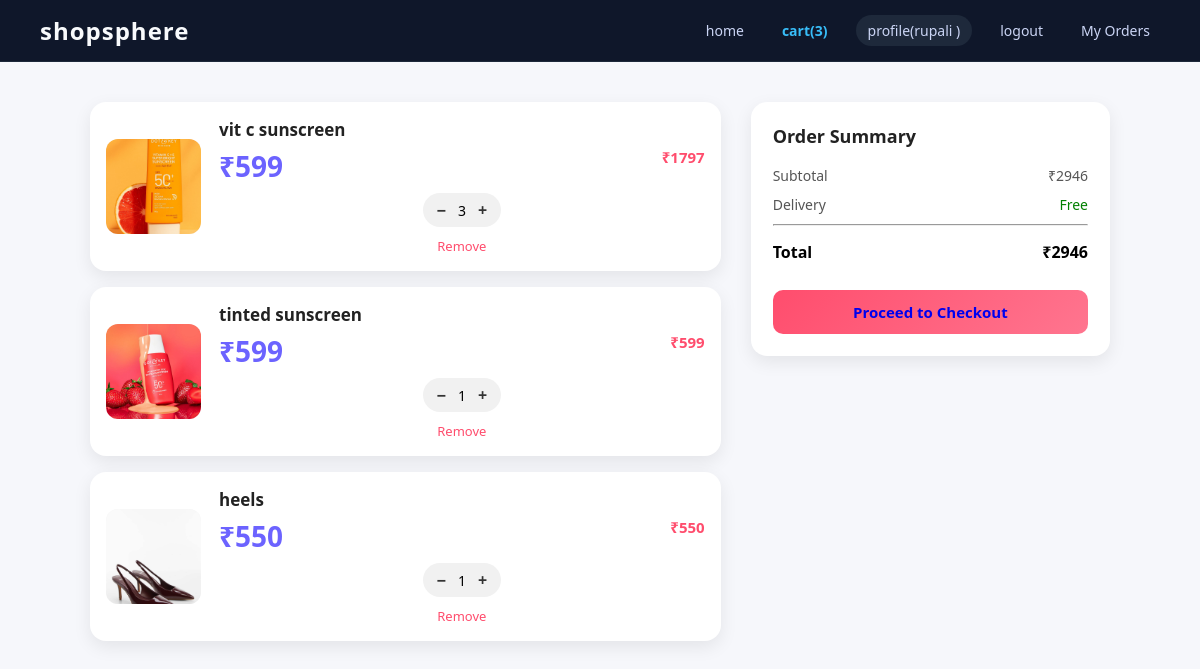
Page /cart/ (signed in) on the earlier database version.
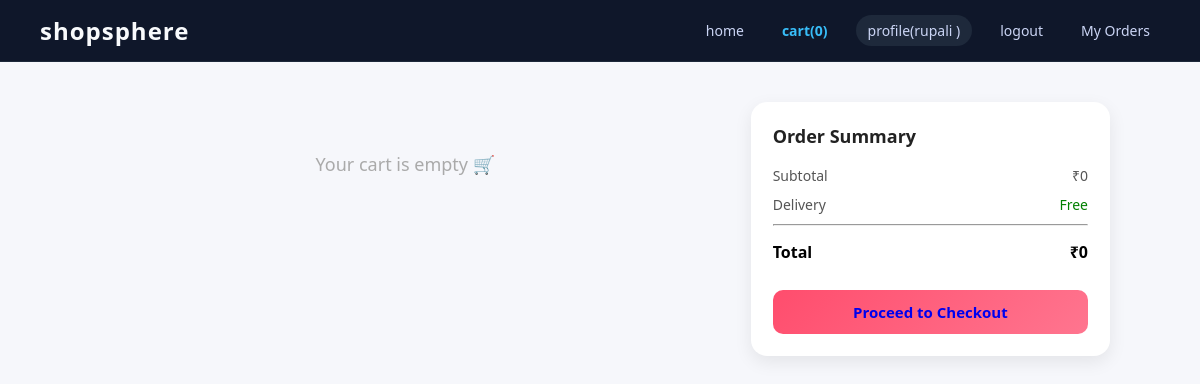
Same page on the later database version.
### base/models.py (models this page shows)
class cartmodel(models.Model):
    product = models.ForeignKey(product, on_delete=models.CASCADE)
    pname=models.CharField(max_length=100)
    price=models.IntegerField()
    pcategory=models.CharField(max_length=100)
    quantity=models.IntegerField()
    totalprice=models.IntegerField()
    host=models.ForeignKey(User,on_delete=models.CASCADE)

class product(models.Model):
    pname=models.CharField(max_length=100)
    pdesc=models.CharField(max_length=200)
    price=models.IntegerField()
    pcategory=models.CharField(max_length=100)
    trending=models.BooleanField(default=False)
    offer=models.BooleanField(default=False)
    pimages=models.ImageField(default='default.jpg',upload_to='uploads')

### base/views.py (the view)
# urls.py: path('cart/',cart,name='cart'),
def cart(request):
    cartproducts_count=cartmodel.objects.filter(host=request.user).count()
    cartproducts= cartmodel.objects.filter(host=request.user)
    TA=0
    for i in cartproducts:
        TA+=i.totalprice
    return render(request,'cart.html',{'cartproducts':cartproducts,'TA':TA,'profile_nav':True,'cartproducts_count':cartproducts_count})

### base/templates/cart.html
{% extends 'main.html' %}
{% load static %}
{% load static %}
{% block css %}
<link rel="stylesheet" href="{% static 'base.css' %}">
{% endblock %}
{% block content %}
<div class="cart-container">
    <div class="cart-items">
        {% for item in cartproducts %}
        <div class="cart-card">
            <div class="cart-img">
                <img src="{{ item.product.pimages.url }}" alt="">
            </div>
            <div class="cart-details">
                <h3>{{ item.product.pname }}</h3>
                <div class="price-row">
                    <span class="price">₹{{ item.price }}</span>
                    <span class="total">₹{{ item.totalprice }}</span>
                </div>
                <div class="actions">
                    <div class="qty-box">
                        {% if item.pk %}
                            <a href="{% url 'decrease' item.pk %}">−</a>
                        {% endif %}
                        <span>{{ item.quantity }}</span>
                        {% if item.pk %}
                            <a href="{% url 'increase' item.pk %}">+</a>
                        {% endif %}
                    </div>
                    {% if item.pk %}
                        <a href="{% url 'remove' item.pk %}" class="remove">Remove</a>
                    {% endif %}
                </div>
            </div>
        </div>
        {% empty %}
            <p class="empty-cart">Your cart is empty 🛒</p>
        {% endfor %}
    </div>
    <div class="checkout-box">
        <h2>Order Summary</h2>
        <div class="summary-row">
            <span>Subtotal</span>
            <span>₹{{ TA }}</span>
        </div>
        <div class="summary-row">
            <span>Delivery</span>
            <span class="free">Free</span>
        </div>
        <hr>
        <div class="summary-total">
            <span>Total</span>
            <span>₹{{ TA }}</span>
        </div>
        <button class="checkout-btn">
            <a href="{% url 'details' %}">Proceed to Checkout</a>
        </button>
    </div>
</div>
{% endblock %}

### templates/nav.html (shortened to what this page needs)
<nav>
    <div class="logo">
        <h1>shopsphere</h1>
    </div>
    <div class="links">
        {% if request.user.is_authenticated %}
        {% if profile_nav %}
        <a href="{% url 'home' %}">home</a>
        <a href="{% url 'cart' %}">cart({{cartproducts_count}})</a>
        <a href="{% url 'profile' %}">profile({{request.user}} )</a>
        <a href="{% url 'logout_' %}">logout</a>
        <a href="{% url 'orderhistory' %}">My Orders</a>
        {% endif %}
        {% endif %}
    </div>
</nav>

Differences in the rows shown:
removed cartmodel: product.pimages (picture), product.pname "vit c sunscreen", price "599", totalprice "1797", quantity "3", shows "Remove"
removed cartmodel: product.pimages (picture), product.pname "tinted sunscreen", price "599", totalprice "599", quantity "1", shows "Remove"
removed cartmodel: product.pimages (picture), product.pname "heels", price "550", totalprice "550", quantity "1", shows "Remove"
Other differences:
{{ cartproducts_count }}: "3" → "0"
{{ TA }}: "2946" → "0"
text now shown: "Your cart is empty 🛒"
